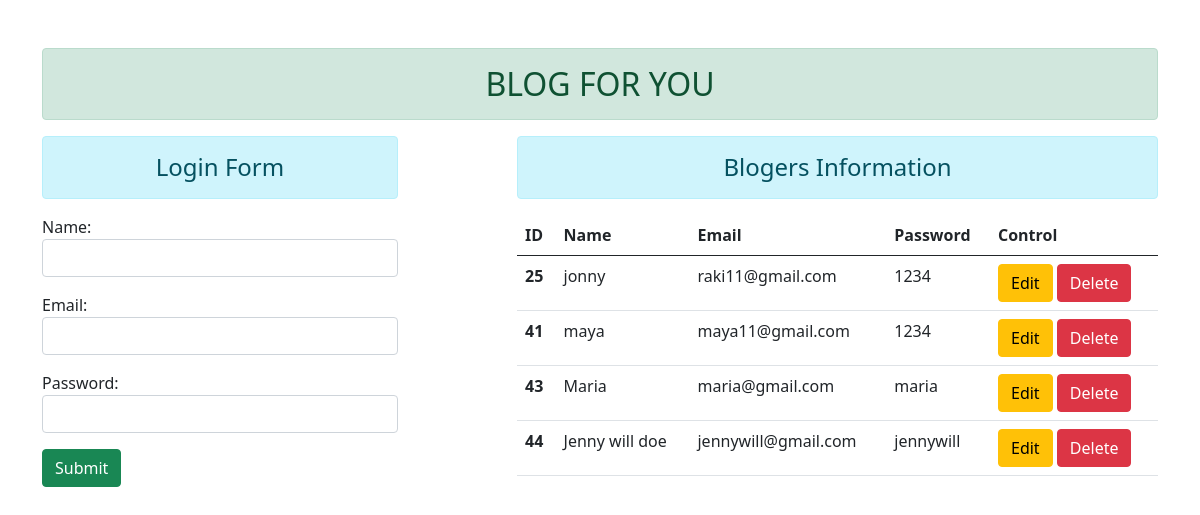
The page / on the database its author committed.
### Login_app/models.py (models this page shows, shortened)
class User(models.Model):
    name = CharField(max_length=100)
    email = EmailField()
    password = CharField(max_length=30)

### Login_app/views.py (the view)
# urls.py: path('', views.create, name = 'home'),
def create(request):
    if request.method == 'POST':
        fm = UserReg(request.POST)
        if fm.is_valid():
            nm = fm.cleaned_data['name']
            em = fm.cleaned_data['email']
            pas = fm.cleaned_data['password']
            reg = User(name=nm, email=em, password= pas)
            reg.save()
            fm = UserReg()
    else:
        fm = UserReg()
    person = User.objects.all()
    return render(request, 'login_app/home.html', {'form':fm, 'blogers':person})

### Login_app/forms.py
class UserReg(forms.ModelForm):
    class Meta:
        model = User
        fields = ['name', 'email', 'password']
        widgets = {
            'name':forms.TextInput(attrs={'class':'form-control'}),
            'email':forms.EmailInput(attrs={'class':'form-control'}),
            'password':forms.PasswordInput(render_value=True, attrs={'class':'form-control'}),
        }

### templates/login_app/home.html (shortened to what this page needs)
{% extends 'login_app/base.html' %}
{% block content %}
<div class="row">
<div class="col-sm-4">
    <h4 class="text-center alert alert-info ">Login Form</h4>
    <form action="" method = 'POST'>
    {{form.as_p}}
    <input type="submit" class= "btn btn-success" label="Login">
    </form>
</div>
<div class="col-sm-7 offset-1">
<h4 class="text-center alert alert-info ">Blogers Information</h4>
{% if blogers %}
<table class="table">
  <thead class="thead-dark">
    <tr>
      <th scope="col">ID</th>
      <th scope="col">Name</th>
      <th scope="col">Email</th>
      <th scope="col">Password</th>
      <th scope="col">Control</th>
    </tr>
  </thead>
  <tbody>
  {% for bgr in blogers %}
    <tr>
      <th scope="row">{{ bgr.id }}</th>
      <td>{{ bgr.name }}</td>
      <td>{{ bgr.email }}</td>
      <td>{{ bgr.password }}</td>
      <td>
      <a href="{% url 'update_user' bgr.id %}" class="btn btn-warning">Edit</a>
      <form action="{% url 'delete_user' bgr.id %}" method='POST' class='d-inline'>{% csrf_token %}
      <input type="submit" class='btn btn-danger' value='Delete'>
      </form>
      </td>
    </tr>
  {% endfor %}
  </tbody>
</table>
{% endif %}
</div>
</div>
{% endblock content %}

### templates/login_app/base.html (shortened to what this page needs)
{% load static %}
<!DOCTYPE html>
<html lang="en">
<head>
    <link rel="stylesheet" href="{% static 'login_app/css/bootstrap.css' %}">
    <link rel="stylesheet" href="{% static 'login_app/css/bootstrap.css' %}">
</head>
<body>
    <div class = 'container mt-5'>
    <h2 class='text-center alert alert-success'>BLOG FOR YOU</h2>
    {% block content %}
    {% endblock content %}
    </div>
    <link rel="stylesheet" href="{% static 'login_app/js/bootstrap.js' %}">
    <link rel="stylesheet" href="{% static 'login_app/js/jquery.js' %}">
    <link rel="stylesheet" href="{% static 'login_app/js/popper.js' %}">
</body>
</html>

### rows shown on the page
User: id "25", name "jonny", email "raki11@gmail.com", password "1234"
User: id "41", name "maya", email "maya11@gmail.com", password "1234"
User: id "43", name "Maria", email "maria@gmail.com", password "maria"
User: id "44", name "Jenny will doe", email "jennywill@gmail.com", password "jennywill"
